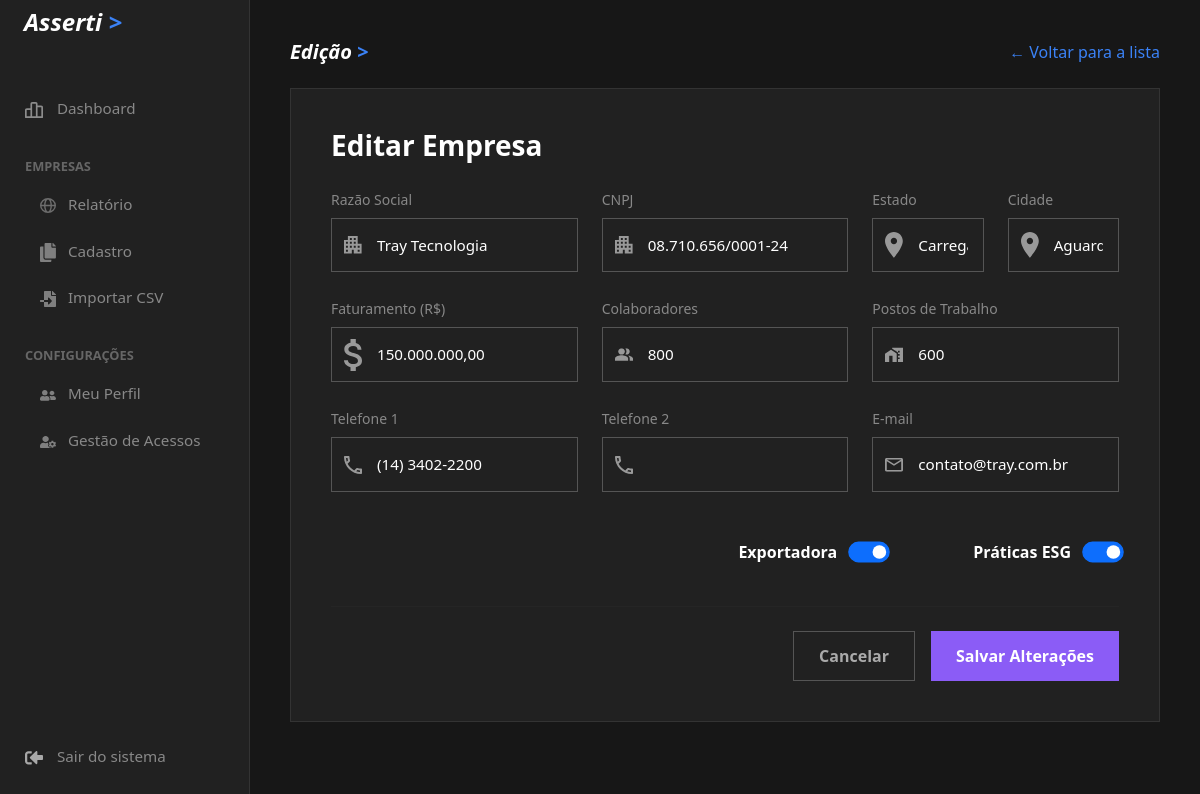
/editar.php?id=4 (signed in), run on the app's committed database.
### tables this page shows
CREATE TABLE `empresas` (
  `id` int(11) NOT NULL,
  `razao_social` varchar(150) NOT NULL,
  `nome_fantasia` varchar(150) DEFAULT NULL,
  `cnpj` varchar(18) NOT NULL,
  `cidade_estado` varchar(100) NOT NULL,
  `telefone_1` varchar(20) DEFAULT NULL,
  `telefone_2` varchar(20) DEFAULT NULL,
  `email` varchar(100) DEFAULT NULL,
  `tipo_servico` varchar(100) DEFAULT NULL,
  `faturamento_2025` decimal(15,2) NOT NULL,
  `postos_trabalho` int(11) NOT NULL,
  `total_colaboradores` int(11) NOT NULL,
  `exporta` tinyint(1) DEFAULT 0,
  `esg_ods` tinyint(1) DEFAULT 0,
  `criado_em` timestamp NOT NULL DEFAULT current_timestamp()
);

### public/editar.php (the view, shortened to what this page needs)
<?php
require 'conexao.php';
$mensagem = ''; $empresa = null;
if (isset($_GET['id'])) {
    $stmt = $pdo->prepare("SELECT * FROM empresas WHERE id = ?");
    $stmt->execute([$_GET['id']]);
    $empresa = $stmt->fetch(PDO::FETCH_ASSOC);
}
?>
<!DOCTYPE html>
<html lang="pt-PT" data-bs-theme="dark">
<head>
    <link href="https://cdn.jsdelivr.net/npm/bootstrap@5.3.0/dist/css/bootstrap.min.css" rel="stylesheet">
</head>
<body>
    <?php include 'menu.php'; ?>
    <div class="main-content">
        <div class="d-flex justify-content-between align-items-center mb-4">
            <h5 class="text-white fw-bold m-0" style="font-style: italic;">Edição <span style="color:#3b82f6;">></span></h5>
            <a href="relatorios.php" style="color: #3b82f6; text-decoration:none;">← Voltar para a lista</a>
        </div>
        <div class="flat-card">
            <h3 class="fw-bold mb-0 text-white">Editar Empresa</h3>
            <form action="editar.php?id=<?= $empresa['id'] ?>" method="POST" class="mt-4">
    <div class="row g-4 mb-4">
        <div class="col-md-4" style="position: relative;">
            <label style="color: #888;" class="form-label small">Razão Social</label>
            <img src="icones/predio.svg" style="position: absolute; left: 25px; top: 68%; transform: translateY(-50%); width: 18px; opacity: 0.7; pointer-events: none;">
            <input type="text" name="razao_social" class="form-control flat-input" value="<?= htmlspecialchars($empresa['razao_social']) ?>" style="padding-left: 45px;" required>
        </div>
        <div class="col-md-4" style="position: relative;">
            <label style="color: #888;" class="form-label small">CNPJ</label>
            <img src="icones/predio.svg" style="position: absolute; left: 25px; top: 68%; transform: translateY(-50%); width: 18px; opacity: 0.7; pointer-events: none;">
            <input type="text" name="cnpj" class="form-control flat-input" value="<?= htmlspecialchars($empresa['cnpj']) ?>" style="padding-left: 45px;" required>
        </div>
        <div class="col-md-2" style="position: relative;">
            <label style="color: #888;" class="form-label small">Estado</label>
            <img src="icones/localizacao.svg" style="position: absolute; left: 25px; top: 68%; transform: translateY(-50%); width: 18px; opacity: 0.7; pointer-events: none;">
            <select name="estado" id="estado" class="form-select flat-input" style="padding-left: 45px;" required><option value="">Carregando...</option></select>
        </div>
        <div class="col-md-2" style="position: relative;">
            <label style="color: #888;" class="form-label small">Cidade</label>
            <img src="icones/localizacao.svg" style="position: absolute; left: 25px; top: 68%; transform: translateY(-50%); width: 18px; opacity: 0.7; pointer-events: none;">
            <select name="cidade" id="cidade" class="form-select flat-input" style="padding-left: 45px;" required disabled><option value="">Aguardando UF...</option></select>
        </div>
    </div>
    <div class="row g-4 mb-4">
        <div class="col-md-4" style="position: relative;">
            <label style="color: #888;" class="form-label small">Faturamento (R$)</label>
            <img src="icones/sifrao.svg" style="position: absolute; left: 25px; top: 68%; transform: translateY(-50%); width: 18px; opacity: 0.7; pointer-events: none;">
            <input type="text" name="faturamento" class="form-control flat-input" value="<?= number_format($empresa['faturamento_2025'], 2, ',', '.') ?>" style="padding-left: 45px;" required>
        </div>
        <div class="col-md-4" style="position: relative;">
            <label style="color: #888;" class="form-label small">Colaboradores</label>
            <img src="icones/pessoas.svg" style="position: absolute; left: 25px; top: 68%; transform: translateY(-50%); width: 18px; opacity: 0.7; pointer-events: none;">
            <input type="number" name="colaboradores" class="form-control flat-input" value="<?= $empresa['total_colaboradores'] ?>" style="padding-left: 45px;" required>
        </div>
        <div class="col-md-4" style="position: relative;">
            <label style="color: #888;" class="form-label small">Postos de Trabalho</label>
            <img src="icones/casa.svg" style="position: absolute; left: 25px; top: 68%; transform: translateY(-50%); width: 18px; opacity: 0.7; pointer-events: none;">
            <input type="number" name="postos" class="form-control flat-input" value="<?= $empresa['postos_trabalho'] ?>" style="padding-left: 45px;" required>
        </div>
    </div>
    <div class="row g-4 mb-5">
        <div class="col-md-4" style="position: relative;">
            <label style="color: #888;" class="form-label small">Telefone 1</label>
            <img src="icones/telefone.svg" style="position: absolute; left: 25px; top: 68%; transform: translateY(-50%); width: 18px; opacity: 0.7; pointer-events: none;">
            <input type="text" name="telefone_1" class="form-control flat-input" value="<?= htmlspecialchars($empresa['telefone_1']) ?>" style="padding-left: 45px;">
        </div>
        <div class="col-md-4" style="position: relative;">
            <label style="color: #888;" class="form-label small">Telefone 2</label>
            <img src="icones/telefone.svg" style="position: absolute; left: 25px; top: 68%; transform: translateY(-50%); width: 18px; opacity: 0.7; pointer-events: none;">
            <input type="text" name="telefone_2" class="form-control flat-input" value="<?= htmlspecialchars($empresa['telefone_2']) ?>" style="padding-left: 45px;">
        </div>
        <div class="col-md-4" style="position: relative;">
            <label style="color: #888;" class="form-label small">E-mail</label>
            <img src="icones/carta.svg" style="position: absolute; left: 25px; top: 68%; transform: translateY(-50%); width: 18px; opacity: 0.7; pointer-events: none;">
            <input type="email" name="email" class="form-control flat-input" value="<?= htmlspecialchars($empresa['email']) ?>" style="padding-left: 45px;">
        </div>
    </div>
    <div class="row align-items-center mb-2">
        <div class="col-md-12 d-flex justify-content-end gap-5">
            <div class="form-check form-switch d-flex align-items-center gap-3">
                <label class="form-check-label text-white fw-bold m-0">Exportadora</label>
                <input class="form-check-input m-0" type="checkbox" name="exporta" <?= $empresa['exporta'] ? 'checked' : '' ?> style="transform: scale(1.3);">
            </div>
            <div class="form-check form-switch d-flex align-items-center gap-3">
                <label class="form-check-label text-white fw-bold m-0">Práticas ESG</label>
                <input class="form-check-input m-0" type="checkbox" name="esg_ods" <?= $empresa['esg_ods'] ? 'checked' : '' ?> style="transform: scale(1.3);">
            </div>
        </div>
    </div>
    <hr>
    <div class="d-flex justify-content-end gap-3 mt-4">
        <a href="relatorios.php" class="btn-clear">Cancelar</a>
        <button type="submit" class="btn-submit">Salvar Alterações</button>
    </div>
</form>
        </div>
    </div>
</body>
</html>

### public/editar.php (style rules this page uses)
body { background-color: #171717 !important; color: #e5e7eb; font-family: 'Segoe UI', Tahoma, Geneva, Verdana, sans-serif; display: flex; overflow-x: hidden; margin: 0; min-height: 100vh; }
.main-content { margin-left: 250px; padding: 40px; width: calc(100% - 250px); background-color: #171717; }
.flat-card { background-color: #212121; border: 1px solid #333; border-radius: 0; padding: 40px; }
.flat-input { background: transparent !important; border: 1px solid #555 !important; color: white !important; border-radius: 0 !important; padding: 15px; font-size: 0.95rem; }
select option { background-color: #212121; color: white; }
.btn-clear { background-color: transparent; color: #aaa; border: 1px solid #555; padding: 12px 25px; border-radius: 0; font-weight: 600; text-decoration: none; }
.btn-submit { background-color: #8b5cf6; color: white; border: none; padding: 12px 25px; border-radius: 0; font-weight: 600; }
hr { border-color: #333; margin: 40px 0 20px 0; }

### data on the page
empresas: razao_social "Tray Tecnologia", cnpj "08.710.656/0001-24", faturamento "150.000.000,00", colaboradores "800", postos "600", telefone_1 "(14) 3402-2200", email "contato@tray.com.br", exporta "☑", esg_ods "☑"
